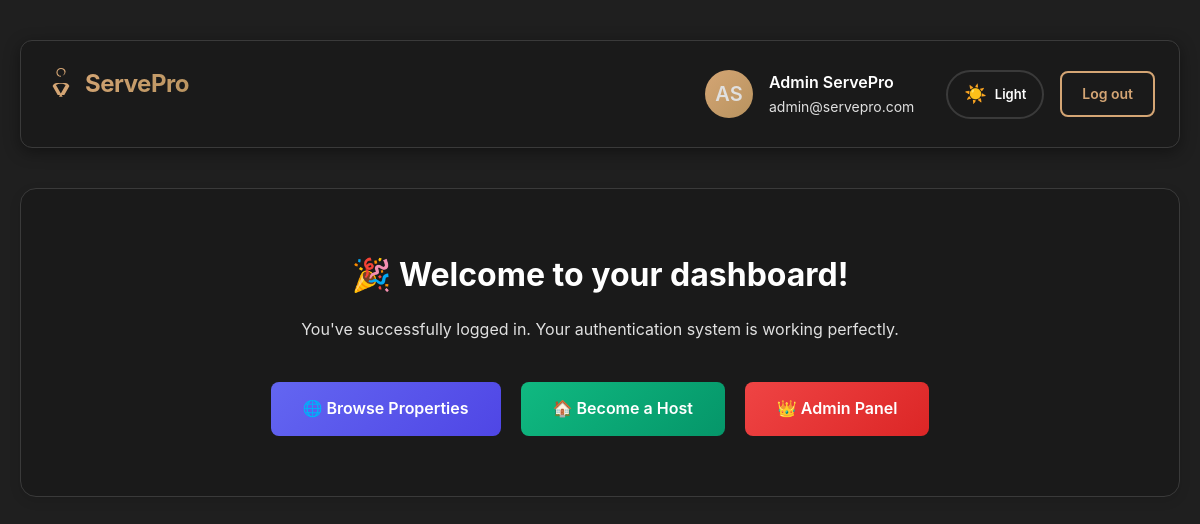
The app's page /dashboard.php (signed in) with its own data.
### tables this page shows
CREATE TABLE `users` (
  `id` int(11) NOT NULL,
  `first_name` varchar(50) NOT NULL,
  `last_name` varchar(50) NOT NULL,
  `email` varchar(100) NOT NULL,
  `password` varchar(255) NOT NULL,
  `created_at` timestamp NOT NULL DEFAULT current_timestamp(),
  `role` enum('guest','host','admin') DEFAULT 'guest',
  `host_verified` tinyint(1) NOT NULL DEFAULT 0
);

### config/session.php (called while the page is built, shortened)
<?php
function getCurrentUser() {
    $conn = getDBConnection();
    $user_id = $_SESSION['user_id'];
    $stmt = $conn->prepare("SELECT id, first_name, last_name, email, role, IFNULL(host_verified, 0) AS host_verified FROM users WHERE id = ?");
    $stmt->bind_param("i", $user_id);
    $stmt->execute();
    $result = $stmt->get_result();
    $user = $result->fetch_assoc();
    return $user;
}
?>

### dashboard.php (the view, shortened to what this page needs)
<?php
require_once __DIR__ . '/config/session.php';
$user = getCurrentUser();
?>
<!DOCTYPE html>
<html lang="en">
<head>
    <link rel="stylesheet" href="assets/css/style.css?v=8.0">
    <link rel="stylesheet" href="assets/css/theme-toggle.css?v=2.0">
</head>
<body>
    <div class="dashboard-container">
        <div class="dashboard-header">
            <div class="logo">
                <span class="logo-text">ServePro</span>
            </div>
            <div class="user-info">
                <div class="user-avatar">
                    <?php echo strtoupper(substr($user['first_name'], 0, 1) . substr($user['last_name'], 0, 1)); ?>
                </div>
                <div class="user-details">
                    <h3><?php echo htmlspecialchars($user['first_name'] . ' ' . $user['last_name']); ?></h3>
                    <p><?php echo htmlspecialchars($user['email']); ?></p>
                </div>
                <div class="theme-toggle">
                    <span class="theme-toggle-icon">☀️</span>
                    <span class="theme-toggle-text">Light</span>
                </div>
                <a href="logout.php" class="btn-logout">Log out</a>
            </div>
        </div>
        <div class="welcome-card">
            <h2>🎉 Welcome to your dashboard!</h2>
            <p>You've successfully logged in. Your authentication system is working perfectly.</p>
            <div style="margin-top: 40px; display: flex; gap: 20px; justify-content: center; flex-wrap: wrap;">
                <a href="home.php" style="display: inline-block; padding: 14px 32px; background: linear-gradient(135deg, #6366F1, #4F46E5); color: white; text-decoration: none; border-radius: 8px; font-weight: 600; transition: transform 0.2s;">
                    🌐 Browse Properties
                </a>
                <a href="host/dashboard.php" style="display: inline-block; padding: 14px 32px; background: linear-gradient(135deg, #10B981, #059669); color: white; text-decoration: none; border-radius: 8px; font-weight: 600; transition: transform 0.2s;">
                    🏠 Become a Host
                </a>
                <?php if (isset($user['role']) && $user['role'] === 'admin'): ?>
                <a href="admin/dashboard.php" style="display: inline-block; padding: 14px 32px; background: linear-gradient(135deg, #EF4444, #DC2626); color: white; text-decoration: none; border-radius: 8px; font-weight: 600; transition: transform 0.2s;">
                    👑 Admin Panel
                </a>
                <?php endif; ?>
            </div>
        </div>
    </div>
</body>
</html>

### assets/css/style.css (style rules this page uses)
* { margin: 0; padding: 0; box-sizing: border-box; }
:root { --primary-color: #D4A574; --primary-dark: #B8935F; --primary-light: #E6C89C; --secondary-color: #1A1A1A; --accent-color: #D4A574; --text-dark: #FFFFFF; --text-gray: #B8B8B8; --bg-light: #1F1F1F; --border-color: #3A3A3A; --bg-primary: #0F0F0F; --bg-secondary: #1A1A1A; --bg-tertiary: #2C2C2C; --wood-dark: #2C1810; --wood-medium: #3E2723; --wood-light: #5D4037; }
body { font-family: -apple-system, BlinkMacSystemFont, 'Segoe UI', 'Inter', Roboto, 'Helvetica Neue', Arial, sans-serif; background: var(--bg-primary); color: #FFFFFF !important; line-height: 1.6; min-height: 100vh; }
h1, h2, h3, h4, h5, h6 { color: #FFFFFF !important; }
p, span, div { color: #E0E0E0 !important; }
.logo { display: flex; align-items: center; justify-content: center; gap: 8px; margin-bottom: 20px; }
.logo-icon { width: 32px; height: 32px; fill: var(--primary-color); }
.logo-text { font-size: 24px; font-weight: 700; background: linear-gradient(135deg, var(--primary-color), var(--primary-dark)); -webkit-background-clip: text; -webkit-text-fill-color: transparent; background-clip: text; letter-spacing: -0.5px; }
.dashboard-container { max-width: 1200px; margin: 0 auto; padding: 40px 20px; }
.dashboard-container { background: var(--bg-light); min-height: 100vh; }
.dashboard-header { display: flex; justify-content: space-between; align-items: center; margin-bottom: 40px; padding: 24px; background: var(--bg-secondary); border-radius: 12px; box-shadow: 0 4px 16px rgba(0, 0, 0, 0.4); border: 1px solid var(--border-color); }
.user-info { display: flex; align-items: center; gap: 16px; }
.user-avatar { width: 48px; height: 48px; border-radius: 50%; background: linear-gradient(135deg, var(--primary-color), var(--primary-dark)); display: flex; align-items: center; justify-content: center; color: white; font-size: 20px; font-weight: 600; }
.user-details h3 { font-size: 16px; font-weight: 600; color: var(--text-dark); }
.user-details p { font-size: 14px; color: var(--text-gray); }
.btn-logout { background: transparent; color: var(--primary-color); border: 2px solid var(--primary-color); border-radius: 8px; padding: 10px 20px; font-size: 14px; font-weight: 600; cursor: pointer; text-decoration: none; transition: all 0.2s ease; }
.welcome-card { background: var(--bg-secondary); border-radius: 16px; padding: 60px 40px; border: 1px solid var(--border-color); text-align: center; box-shadow: 0 4px 12px rgba(0, 0, 0, 0.1); }
.welcome-card h2 { font-size: 32px; font-weight: 700; margin-bottom: 16px; color: var(--text-dark); }
.welcome-card p { font-size: 16px; color: var(--text-gray); }

### assets/css/theme-toggle.css (style rules this page uses)
.theme-toggle { display: flex; align-items: center; gap: 8px; padding: 8px 16px; background: var(--bg-secondary); border: 2px solid var(--border-color); border-radius: 50px; cursor: pointer; transition: all 0.3s ease; margin-left: 16px; }
.theme-toggle-icon { font-size: 18px; transition: transform 0.3s ease; }
.theme-toggle-text { font-size: 13px; font-weight: 600; color: var(--text-dark) !important; user-select: none; }
body, .navbar, .service-card, .experience-card, .feature-card, .info-card, .faq-item, .contact-form-wrapper, .filters-sidebar, .search-box, input, select, textarea, .hero, .about-hero, .contact-hero, .experiences-hero { transition: background 0.3s ease, color 0.3s ease, border-color 0.3s ease, box-shadow 0.3s ease !important; }

### records on screen
users: first_name+last_name "AS", first_name+last_name "Admin ServePro", email "admin@servepro.com"
